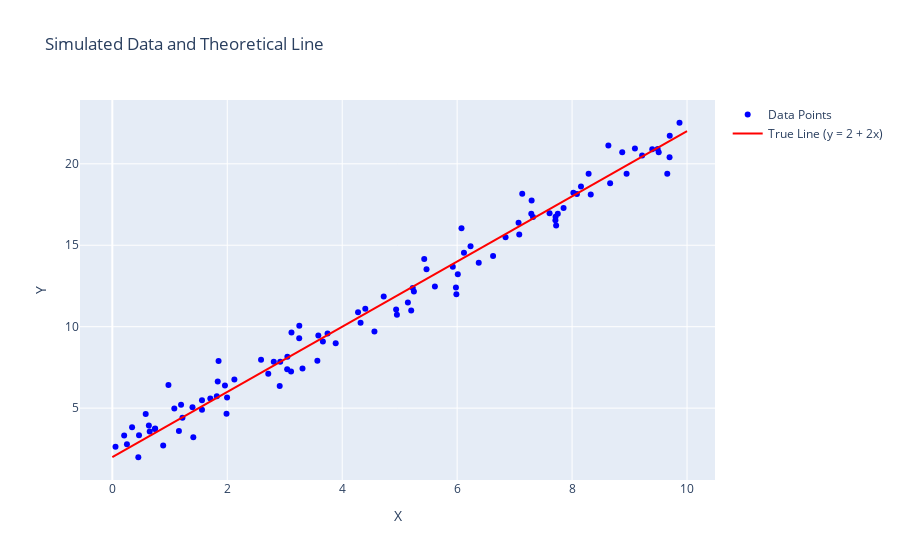

Here is the notebook cell this chart was saved with:
### Markdown cell above
$$y = \beta_0 + \beta_1 x + \varepsilon$$ is the equation for a simple linear regression model. 

Components of the linear regression model:
- $y$: predictor variable (output of the model; the dependent variable we are estimating)
- $x$: outcome variable (input of the model; the independent variable we are using to estimate the predictor variable)
- $\beta_1$: slope coefficient (slope of the linear curve)
- $\beta_0$: intercept coefficient (y-intercept of the linear curve)
- $\varepsilon$: error term (vertical difference from predicted and observed values at a single point)

The aim for the Linear Regression model is to predict a dependent variable based on a input variable, using a line that best fits the data we have.

### Code cell
import numpy as np
import pandas as pd
import plotly.graph_objects as go
from scipy.stats import uniform, norm

# Set seed for reproducibility
np.random.seed(42)

# Step 1: Generate 100 x values uniformly between 0 and 10
x = uniform.rvs(loc=0, scale=10, size=100)

# Step 2: Generate corresponding y values with slope 2, intercept 2 and random error from a normal distribution with std 1
slope = 2
intercept = 2
error = norm.rvs(loc=0, scale=1, size=100)
y = intercept + slope * x + error

# Step 3: Create a DataFrame with the predictor 'x' and response 'y'
df = pd.DataFrame({'x': x, 'y': y})

# Step 4: Create the theoretical line y = 2 + 2x
x_line = np.linspace(0, 10, 100)
y_line = intercept + slope * x_line

# Step 5: Plot the data points and the regression line
fig = go.Figure()

# Add the data points
fig.add_trace(go.Scatter(x=df['x'], y=df['y'], mode='markers', name='Data Points', marker=dict(color='blue')))

# Add the theoretical regression line
fig.add_trace(go.Scatter(x=x_line, y=y_line, mode='lines', name='True Line (y = 2 + 2x)', line=dict(color='red')))

# Update the layout
fig.update_layout(title='Simulated Data and Theoretical Line',
                  xaxis_title='X',
                  yaxis_title='Y',
                  showlegend=True)

# Show the figure
fig.show()

### Figure 1 — Plotly figure (JSON) as saved in the notebook; plotly's stock layout.template omitted (floating-point values rounded to 4 significant figures)
{"data": [{"marker": {"color": "blue"}, "mode": "markers", "name": "Data Points", "type": "scatter", "x": [3.745, 9.507, 7.32, 5.987, 1.56, 1.56, 0.5808, 8.662, 6.011, 7.081, 0.2058, 9.699, 8.324, 2.123, 1.818, 1.834, 3.042, 5.248, 4.319, 2.912, 6.119, 1.395, 2.921, 3.664, 4.561, 7.852, 1.997, 5.142, 5.924, 0.4645, 6.075, 1.705, 0.6505, 9.489, 9.656, 8.084, 3.046, 0.9767, 6.842, 4.402, 1.22, 4.952, 0.3439, 9.093, 2.588, 6.625, 3.117, 5.201, 5.467, 1.849, 9.696, 7.751, 9.395, 8.948, 5.979, 9.219, 0.8849, 1.96, 0.4523, 3.253, 3.887, 2.713, 8.287, 3.568, 2.809, 5.427, 1.409, 8.022, 0.7455, 9.869, 7.722, 1.987, 0.05522, 8.155, 7.069, 7.29, 7.713, 0.7404, 3.585, 1.159, 8.631, 6.233, 3.309, 0.6356, 3.11, 3.252, 7.296, 6.376, 8.872, 4.722, 1.196, 7.132, 7.608, 5.613, 7.71, 4.938, 5.227, 4.275, 0.2542, 1.079], "y": [9.578, 20.72, 16.73, 11.99, 4.901, 5.477, 4.64, 18.81, 13.21, 15.66, 3.327, 21.73, 18.12, 6.76, 5.734, 6.637, 7.383, 12.17, 10.25, 6.361, 14.53, 5.051, 7.848, 9.093, 9.706, 17.28, 5.651, 11.48, 13.69, 3.333, 16.04, 5.585, 3.559, 20.9, 19.39, 18.14, 8.153, 6.417, 15.49, 11.1, 4.406, 10.73, 3.831, 20.94, 7.967, 14.34, 9.637, 11.0, 13.52, 7.888, 20.4, 16.94, 20.89, 19.39, 12.41, 20.51, 2.708, 6.393, 1.985, 10.06, 8.99, 7.105, 19.39, 7.904, 7.846, 14.16, 3.211, 18.23, 3.751, 22.52, 16.21, 4.654, 2.632, 18.61, 16.39, 16.93, 16.75, 3.713, 9.462, 3.603, 21.13, 14.94, 7.427, 3.928, 7.245, 9.291, 17.75, 13.93, 20.71, 11.86, 5.214, 18.16, 16.97, 12.47, 16.53, 11.06, 12.38, 10.89, 2.785, 4.985]}, {"line": {"color": "red"}, "mode": "lines", "name": "True Line (y = 2 + 2x)", "type": "scatter", "x": [0, 0.101, 0.202, 0.303, 0.404, 0.5051, 0.6061, 0.7071, 0.8081, 0.9091, 1.01, 1.111, 1.212, 1.313, 1.414, 1.515, 1.616, 1.717, 1.818, 1.919, 2.02, 2.121, 2.222, 2.323, 2.424, 2.525, 2.626, 2.727, 2.828, 2.929, 3.03, 3.131, 3.232, 3.333, 3.434, 3.535, 3.636, 3.737, 3.838, 3.939, 4.04, 4.141, 4.242, 4.343, 4.444, 4.545, 4.646, 4.747, 4.848, 4.949, 5.051, 5.152, 5.253, 5.354, 5.455, 5.556, 5.657, 5.758, 5.859, 5.96, 6.061, 6.162, 6.263, 6.364, 6.465, 6.566, 6.667, 6.768, 6.869, 6.97, 7.071, 7.172, 7.273, 7.374, 7.475, 7.576, 7.677, 7.778, 7.879, 7.98, 8.081, 8.182, 8.283, 8.384, 8.485, 8.586, 8.687, 8.788, 8.889, 8.99, 9.091, 9.192, 9.293, 9.394, 9.495, 9.596, 9.697, 9.798, 9.899, 10], "y": [2, 2.202, 2.404, 2.606, 2.808, 3.01, 3.212, 3.414, 3.616, 3.818, 4.02, 4.222, 4.424, 4.626, 4.828, 5.03, 5.232, 5.434, 5.636, 5.838, 6.04, 6.242, 6.444, 6.646, 6.848, 7.051, 7.253, 7.455, 7.657, 7.859, 8.061, 8.263, 8.465, 8.667, 8.869, 9.071, 9.273, 9.475, 9.677, 9.879, 10.08, 10.28, 10.48, 10.69, 10.89, 11.09, 11.29, 11.49, 11.7, 11.9, 12.1, 12.3, 12.51, 12.71, 12.91, 13.11, 13.31, 13.52, 13.72, 13.92, 14.12, 14.32, 14.53, 14.73, 14.93, 15.13, 15.33, 15.54, 15.74, 15.94, 16.14, 16.34, 16.55, 16.75, 16.95, 17.15, 17.35, 17.56, 17.76, 17.96, 18.16, 18.36, 18.57, 18.77, 18.97, 19.17, 19.37, 19.58, 19.78, 19.98, 20.18, 20.38, 20.59, 20.79, 20.99, 21.19, 21.39, 21.6, 21.8, 22]}], "layout": {"autosize": true, "showlegend": true, "title": {"text": "Simulated Data and Theoretical Line"}, "xaxis": {"autorange": true, "range": [-0.5985, 10.52], "title": {"text": "X"}, "type": "linear"}, "yaxis": {"autorange": true, "range": [0.2905, 24.21], "title": {"text": "Y"}, "type": "linear"}}}
